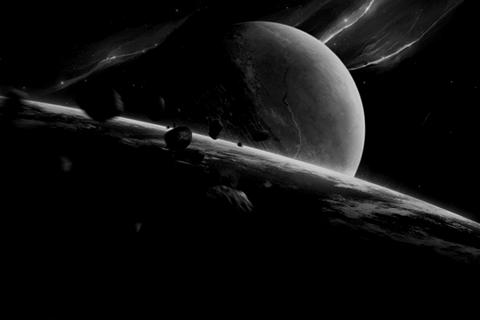

This is a level from a 2D game, rendered from its Tiled map with the project's own tilesets. A one-line summary and the map file follow, with tile-layer data summarised:
An orthogonal 60x40 tile map with 8x8 px tiles, 1 tile layer (Back), 1 hidden layer not drawn, 2 tilesets.

<map version="1.0" orientation="orthogonal" width="60" height="40" tilewidth="8" tileheight="8">
 <tileset firstgid="1" name="Borders" tilewidth="8" tileheight="8">
  <image source="cbox-borders_x8.png" width="56" height="8" />
 </tileset>
 <tileset firstgid="8" name="BG" tilewidth="160" tileheight="160">
  <image source="arena.png" width="480" height="320" />
 </tileset>
 <layer name="Back" width="60" height="40">
  <data>[2400 cells, 6 non-empty, 6 distinct tile ids]</data>
 </layer>
 <layer name="Front" width="60" height="40" visible="0">
  <data>[2400 cells, 196 non-empty, 1 distinct tile ids]</data>
 </layer>
</map>
